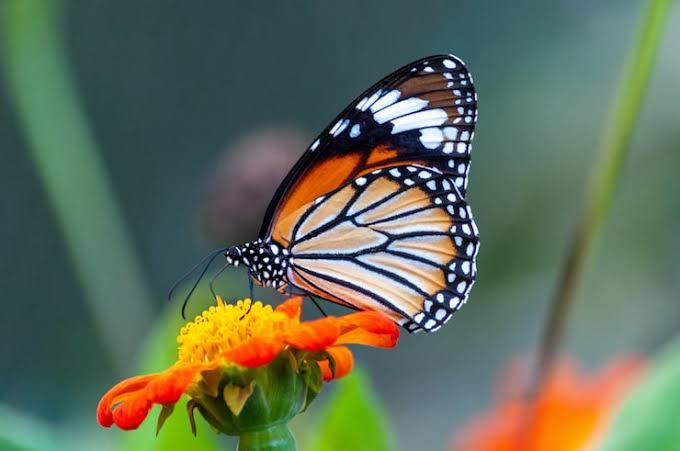
#> input picture 1_image.jpg, 680 x 451 px
$ python 7_edge_detection.py   (older library calls are emulated)
#> lines starting #> are read from the running program, lines starting #| are printed output that depends on the picture; after the words box and inside, x2 and y2 are one past the last pixel; in counts of white or black regions, pixels touching at a corner belong together
import cv2
import matplotlib.pyplot as plt

img = cv2.imread("1_image.jpg", 0)
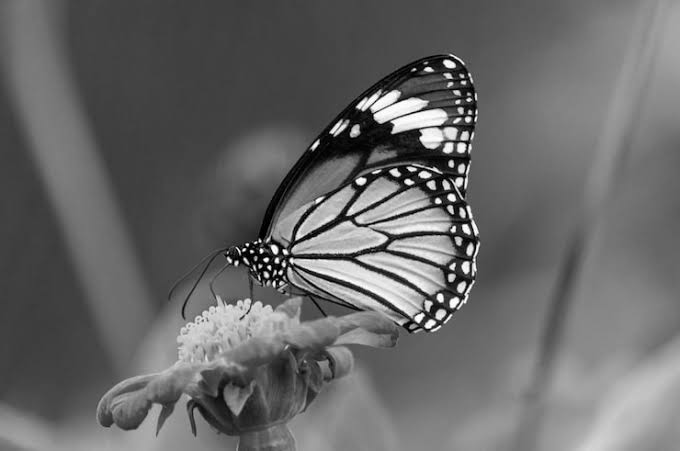
#> img: shape (451, 680); min 0, max 255, mean 103.6

sobel = cv2.Sobel(img, cv2.CV_64F, 1, 1, ksize=3)
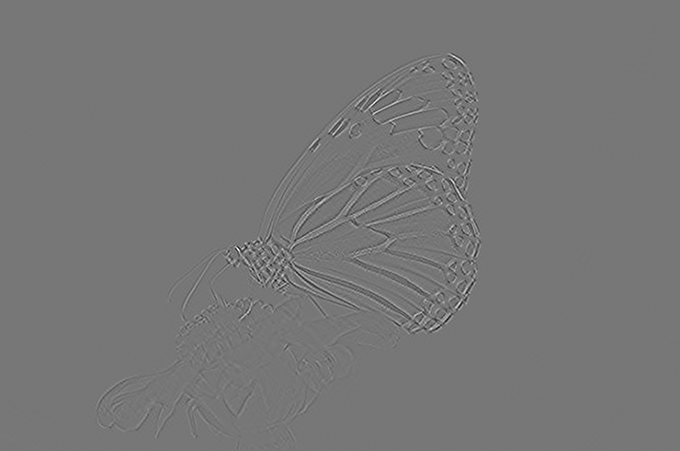
#> sobel: shape (451, 680) float64; min -363, max 414, mean 0; drawn with min black and max white
lap = cv2.Laplacian(img, cv2.CV_64F)
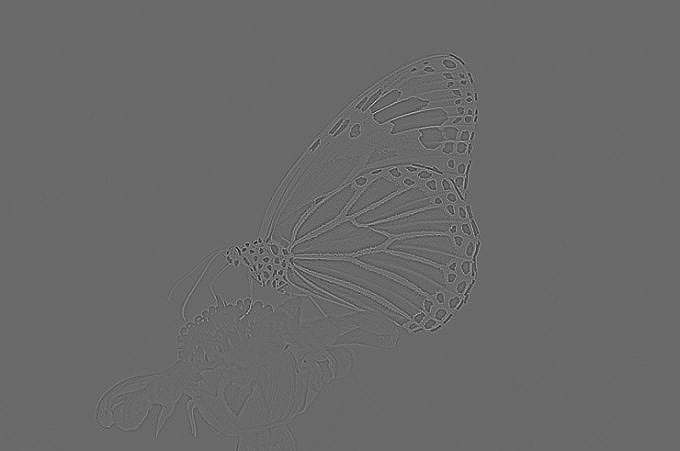
#> lap: shape (451, 680) float64; min -387, max 544, mean 0; drawn with min black and max white
canny = cv2.Canny(img, 100, 200)
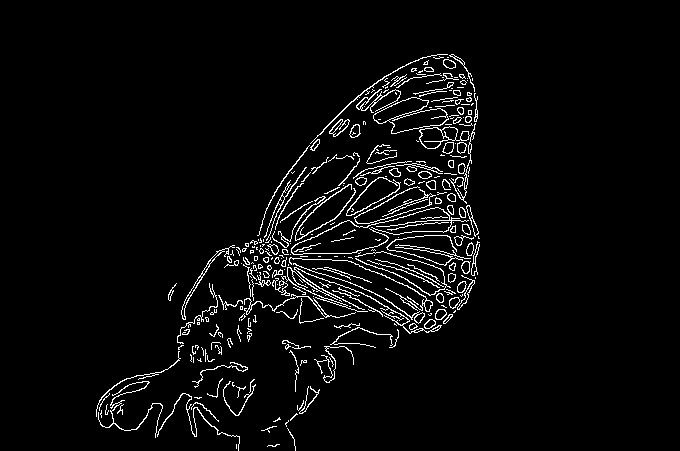
#> canny: shape (451, 680); 3.9% white in thin lines or dots, all inside (x1, y1, x2, y2) = (96, 54, 480, 451)

plt.subplot(221)
plt.imshow(img, cmap="gray")
plt.title("Original")

plt.subplot(222)
plt.imshow(cv2.convertScaleAbs(sobel), cmap="gray")
plt.title("Sobel")

plt.subplot(223)
plt.imshow(cv2.convertScaleAbs(lap), cmap="gray")
plt.title("Laplacian")

plt.subplot(224)
plt.imshow(canny, cmap="gray")
plt.title("Canny")

plt.show()
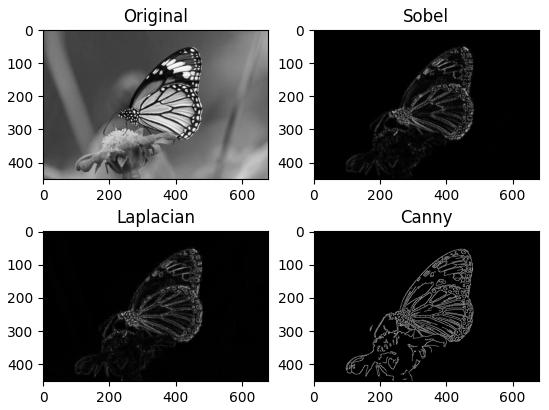
#> figure drawn by matplotlib, 4 panels
